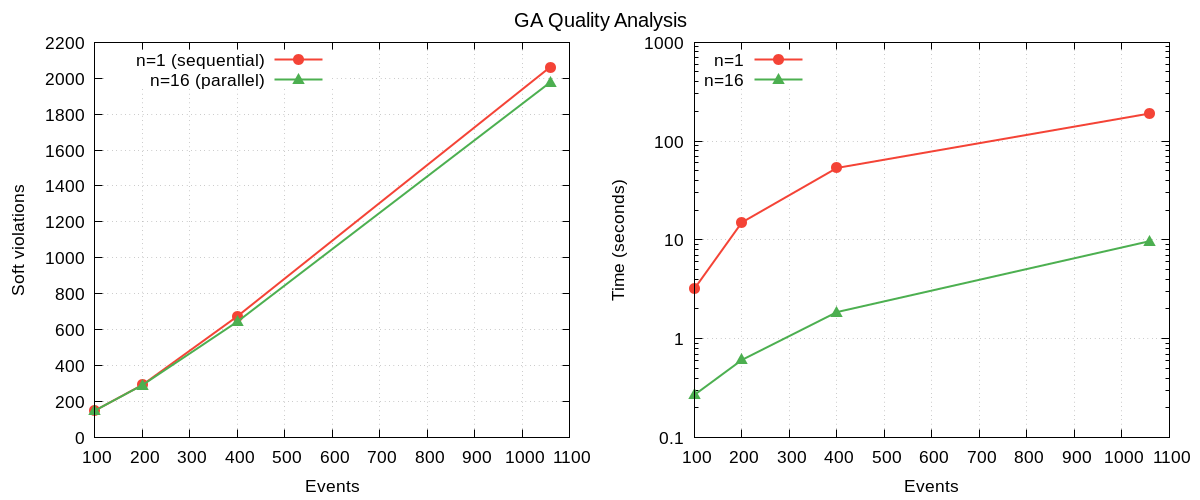

Write the gnuplot code that produced this figure.
# quality_scaling.gp -- Quality metrics vs problem size
# Generates: plots/quality_scaling.png

set terminal pngcairo enhanced font 'Arial,13' size 1200,500
set output 'plots/quality_scaling.png'

set multiplot layout 1,2 title "GA Quality Analysis" font 'Arial,15'

# --- Left: Soft violations vs events (n=1 vs n=16) ---
set xlabel "Events"
set ylabel "Soft violations"
set grid
set key top left

$QUALITY << EOD
100 150 150
200 293 292
400 675 645
1058 2061 1976
EOD

plot $QUALITY using 1:2 with linespoints pt 7 ps 1.5 lw 2 lc rgb '#F44336' title 'n=1 (sequential)', \
     $QUALITY using 1:3 with linespoints pt 9 ps 1.5 lw 2 lc rgb '#4CAF50' title 'n=16 (parallel)'

# --- Right: Time vs events ---
set xlabel "Events"
set ylabel "Time (seconds)"
set key top left
set logscale y

$TIMING << EOD
100 3.20 0.27
200 15.03 0.61
400 53.44 1.86
1058 189.94 9.70
EOD

plot $TIMING using 1:2 with linespoints pt 7 ps 1.5 lw 2 lc rgb '#F44336' title 'n=1', \
     $TIMING using 1:3 with linespoints pt 9 ps 1.5 lw 2 lc rgb '#4CAF50' title 'n=16'

unset multiplot
